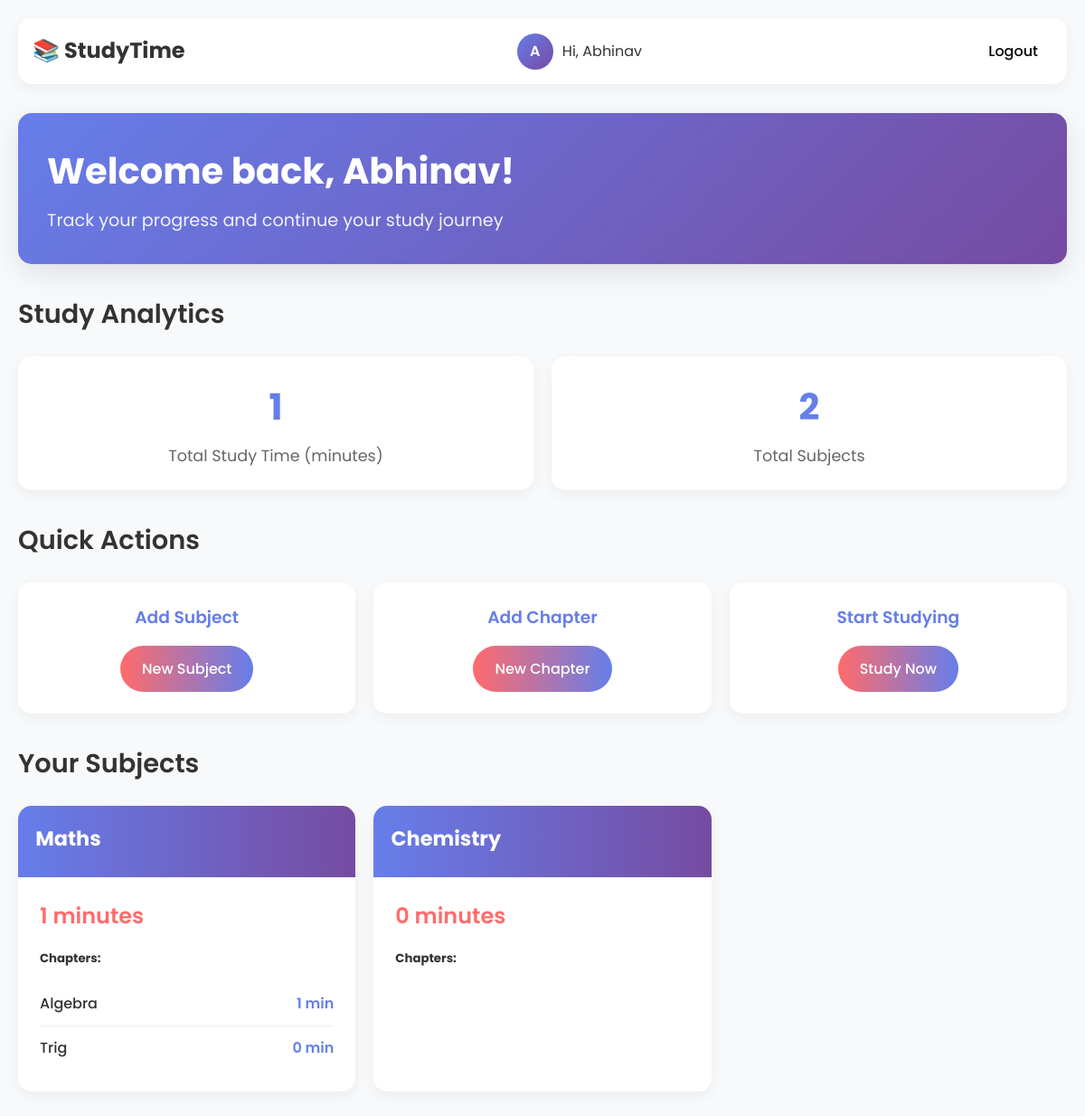
Page /dashboard/ (signed in) on the earlier database version.
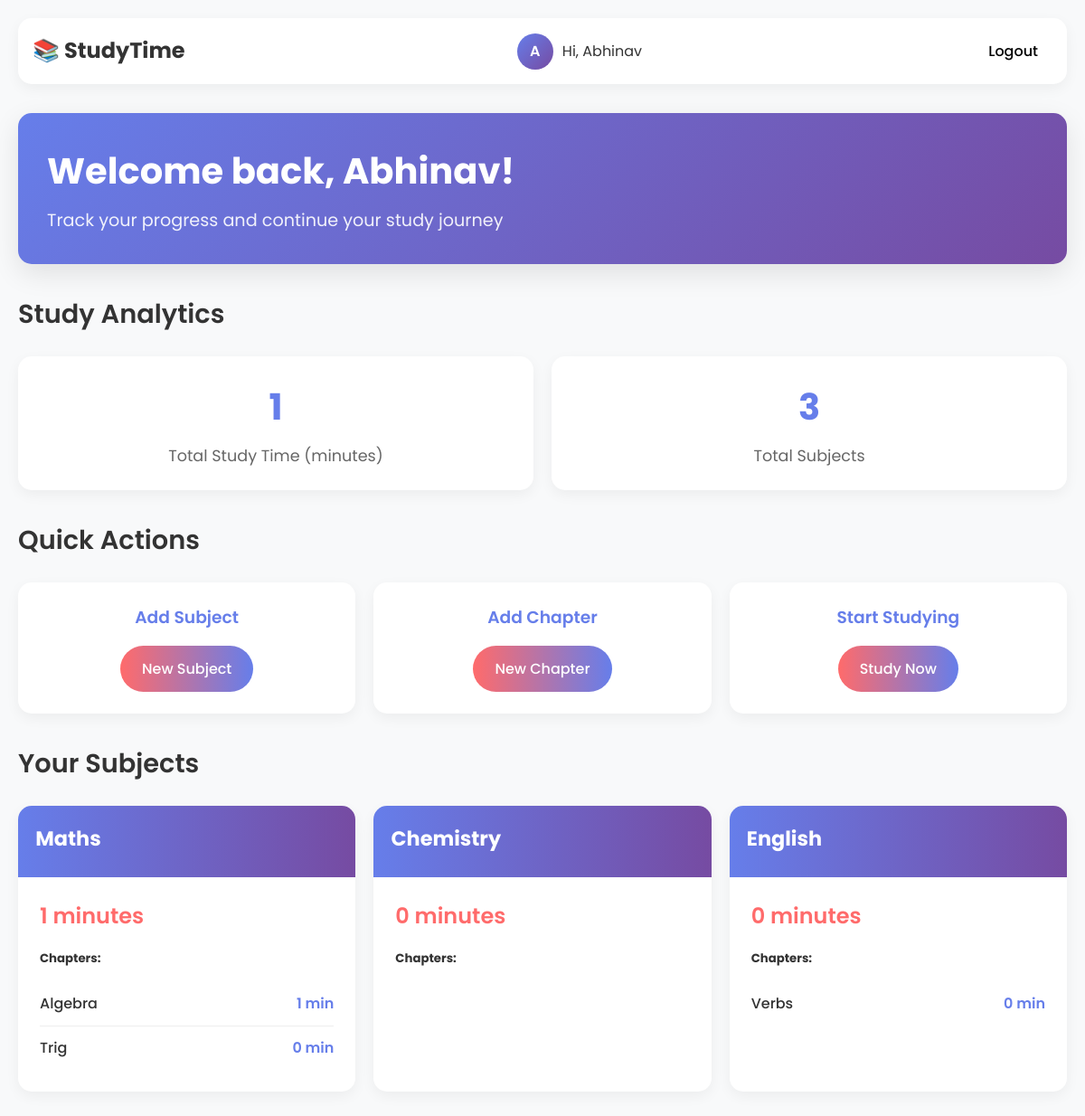
Same page on the later database version.
### studyapp/models.py (models this page shows, shortened)
class Subject(models.Model):
    user = models.ForeignKey(User, on_delete=models.CASCADE)  # This links the subject to a user
    name = models.CharField(max_length=100)
    total_time = models.PositiveIntegerField(default=0)  # Total time spent on this subject (in seconds or minutes)

class Chapter(models.Model):
    subject = models.ForeignKey(Subject, on_delete=models.CASCADE)  # Links chapter to a subject
    name = models.CharField(max_length=100)
    time_studied = models.PositiveIntegerField(default=0)  # Time spent on this chapter
    notes = models.TextField(blank=True, default='')

### studyapp/views.py (the view)
# urls.py: path('dashboard/', dashboard, name='dashboard'),
def dashboard(request):
    if not request.user.is_authenticated:
        return redirect('login')  # Protect the page
    user_subjects = Subject.objects.filter(user=request.user)
    context = {
        'subjects': user_subjects,
    }
    return render(request, 'studyapp/dashboard.html', context)

### studyapp/templates/studyapp/dashboard.html (shortened to what this page needs)
{% load static %}
<!DOCTYPE html>
<html lang="en">
  <head>
  </head>
  <body>
    <div class="dashboard-container">
      <div class="dashboard-nav">
        <div class="logo">
          <h2>📚 StudyTime</h2>
        </div>
        <div class="user-info">
          <div class="user-avatar">{{ request.user.username|first|upper }}</div>
          <span>Hi, {{ request.user.username }}</span>
        </div>
        <div class="nav-links">
          {% if user.is_authenticated %}
          <form method="post" action="{% url 'logout' %}" class="logout-form">
            <button type="submit" class="navbar-link">Logout</button>
          </form>
          {% endif %}
        </div>
      </div>
      <div class="dashboard-header">
        <h2>Welcome back, {{ request.user.username }}!</h2>
        <p>Track your progress and continue your study journey</p>
      </div>
      <div class="analytics-section">
        <div class="section-header">
          <h3>Study Analytics</h3>
        </div>
        <div class="stats-grid">
          <div class="stat-card">
            <div class="stat-number" id="total-study-time">0</div>
            <div class="stat-label">Total Study Time (minutes)</div>
          </div>
          <div class="stat-card">
            <div class="stat-number" id="total-subjects">
              {{ subjects|length }}
            </div>
            <div class="stat-label">Total Subjects</div>
          </div>
        </div>
      </div>
      <div class="section-header">
        <h3>Quick Actions</h3>
      </div>
      <div class="quick-actions">
        <div class="action-card">
          <h3>Add Subject</h3>
          <a href="{% url 'add_subject' %}">New Subject</a>
        </div>
        <div class="action-card">
          <h3>Add Chapter</h3>
          <a href="{% url 'add_chapter' %}">New Chapter</a>
        </div>
        <div class="action-card">
          <h3>Start Studying</h3>
          <a href="{% url 'study_session' %}">Study Now</a>
        </div>
      </div>
      <div class="subjects-section">
        <div class="section-header">
          <h3>Your Subjects</h3>
        </div>
        {% if subjects %}
        <div class="subject-grid">
          {% for subject in subjects %}
          <div class="subject-card">
            <div class="subject-card-header">
              <h4>{{ subject.name }}</h4>
            </div>
            <div class="subject-card-body">
              <div class="time-display">{{ subject.total_time }} minutes</div>
              <h5>Chapters:</h5>
              <ul class="chapter-list">
                {% for chapter in subject.chapter_set.all %}
                <li class="chapter-item">
                  <span class="chapter-name">{{ chapter.name }}</span>
                  <span class="chapter-time"
                    >{{ chapter.time_studied }} min</span>
                </li>
                {% endfor %}
              </ul>
            </div>
          </div>
          {% endfor %}
        </div>
        {% endif %}
      </div>
    </div>
  </body>
</html>

### studyapp/templates/studyapp/dashboard.html (style rules this page uses)
* { margin: 0; padding: 0; box-sizing: border-box; }
body { font-family: "Poppins", sans-serif; line-height: 1.6; color: #333; background: #f8f9fa; min-height: 100vh; }
.dashboard-container { max-width: 1200px; margin: 0 auto; padding: 20px; }
.dashboard-header { background: linear-gradient(135deg, #667eea 0%, #764ba2 100%); color: white; padding: 2rem; border-radius: 15px; margin-bottom: 2rem; box-shadow: 0 10px 30px rgba(0, 0, 0, 0.1); }
.dashboard-header h2 { font-size: 2.5rem; margin-bottom: 0.5rem; font-weight: 700; }
.dashboard-header p { font-size: 1.2rem; opacity: 0.9; }
.analytics-section { margin-bottom: 2rem; }
.stats-grid { display: grid; grid-template-columns: repeat(auto-fit, minmax(250px, 1fr)); gap: 20px; margin-bottom: 2rem; }
.stat-card { background: white; padding: 1.5rem; border-radius: 15px; text-align: center; box-shadow: 0 5px 15px rgba(0, 0, 0, 0.05); }
.stat-number { font-size: 2.5rem; font-weight: 700; color: #667eea; margin-bottom: 0.5rem; }
.stat-label { color: #666; font-size: 1.1rem; }
.quick-actions { display: grid; grid-template-columns: repeat(auto-fit, minmax(250px, 1fr)); gap: 20px; margin-bottom: 2rem; }
.action-card { background: white; padding: 1.5rem; border-radius: 15px; text-align: center; box-shadow: 0 5px 15px rgba(0, 0, 0, 0.05); transition: transform 0.3s, box-shadow 0.3s; }
.action-card h3 { color: #667eea; margin-bottom: 1rem; font-weight: 600; }
.action-card a { display: inline-block; padding: 0.8rem 1.5rem; background: linear-gradient(90deg, #ff6b6b, #667eea); color: white; text-decoration: none; border-radius: 50px; font-weight: 500; transition: transform 0.3s; }
.subjects-section { margin-bottom: 2rem; }
.section-header { display: flex; justify-content: space-between; align-items: center; margin-bottom: 1.5rem; }
.section-header h3 { font-size: 1.8rem; color: #333; font-weight: 600; }
.subject-grid { display: grid; grid-template-columns: repeat(auto-fill, minmax(300px, 1fr)); gap: 20px; }
.subject-card { background: white; border-radius: 15px; overflow: hidden; box-shadow: 0 5px 15px rgba(0, 0, 0, 0.05); transition: transform 0.3s, box-shadow 0.3s; }
.subject-card-header { background: linear-gradient(90deg, #667eea, #764ba2); color: white; padding: 1.2rem; }
.subject-card-header h4 { font-size: 1.4rem; margin-bottom: 0.3rem; }
.subject-card-body { padding: 1.5rem; }
.time-display { font-size: 1.5rem; color: #ff6b6b; font-weight: 600; margin-bottom: 1rem; }
.chapter-list { list-style: none; margin-top: 1rem; }
.chapter-item { display: flex; justify-content: space-between; padding: 0.7rem 0; border-bottom: 1px solid #eee; }
.chapter-item:last-child { border-bottom: none; }
.chapter-name { font-weight: 500; }
.chapter-time { color: #667eea; font-weight: 600; }
.dashboard-nav { display: flex; justify-content: space-between; align-items: center; margin-bottom: 2rem; padding: 1rem; background: white; border-radius: 15px; box-shadow: 0 5px 15px rgba(0, 0, 0, 0.05); }
.user-info { display: flex; align-items: center; gap: 10px; }
.user-avatar { width: 40px; height: 40px; background: linear-gradient(135deg, #667eea 0%, #764ba2 100%); border-radius: 50%; display: flex; align-items: center; justify-content: center; color: white; font-weight: 600; }
.logout-form { display: inline; margin: 0; padding: 0; }
.logout-form button { background: none; border: none; font-weight: 500; padding: 0.5rem 1rem; border-radius: 5px; cursor: pointer; font-family: "Poppins", sans-serif; font-size: 1rem; transition: background-color 0.3s; }

Differences in the rows shown:
added Subject: name "English", total_time "0"
added Chapter: name "Verbs", time_studied "0", shown under "English"
Other differences:
{{ subjects|length }}: "2" → "3"
